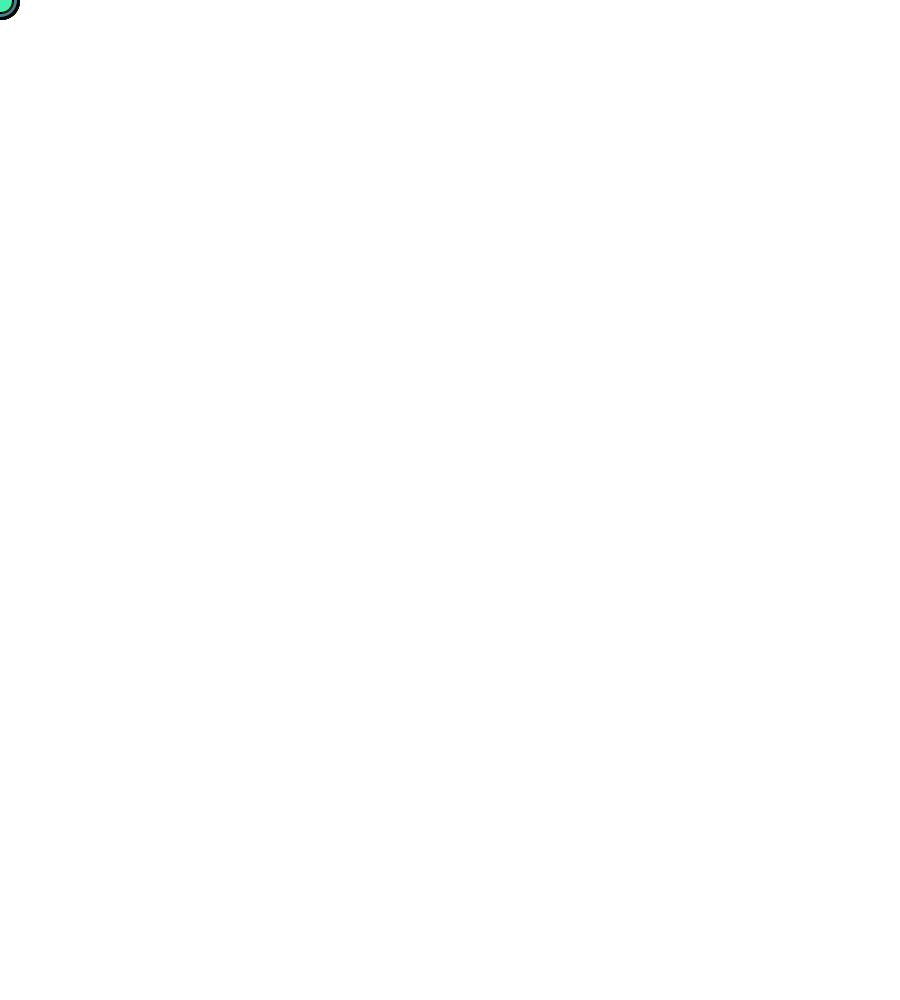
Frame 1 (no input)
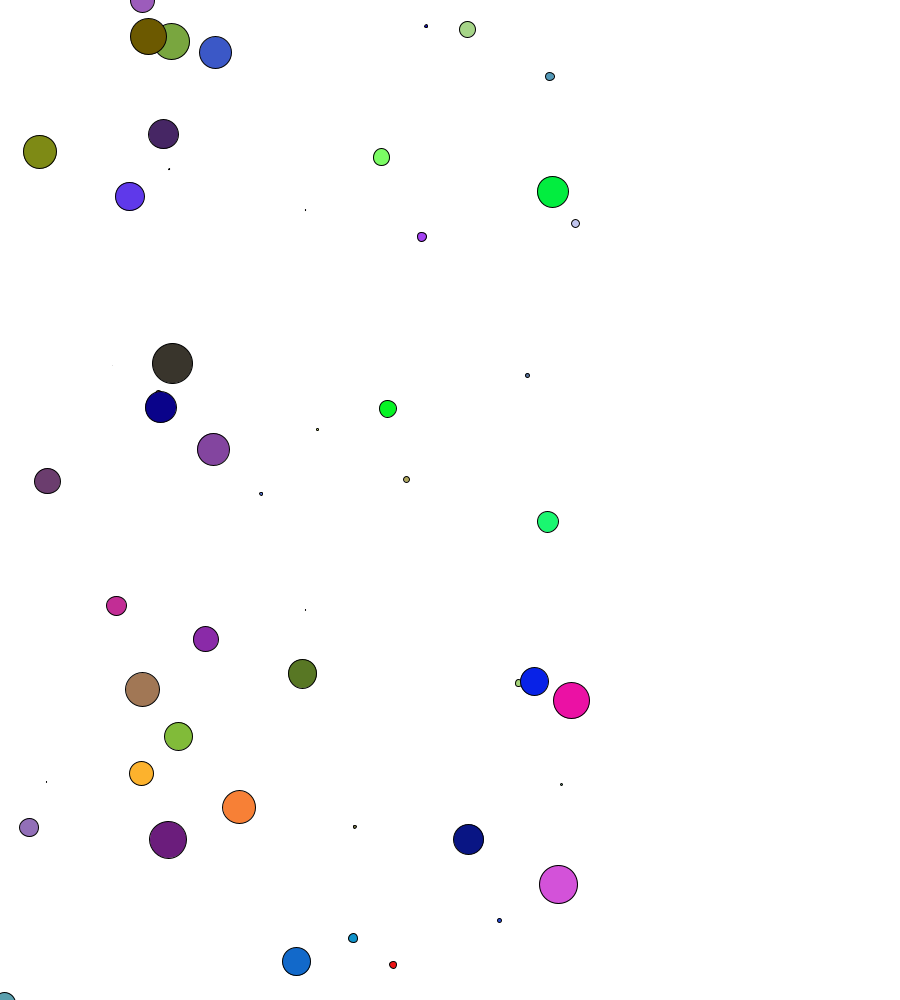
Frame 60 (the mouse pressed at the canvas centre just before this capture)
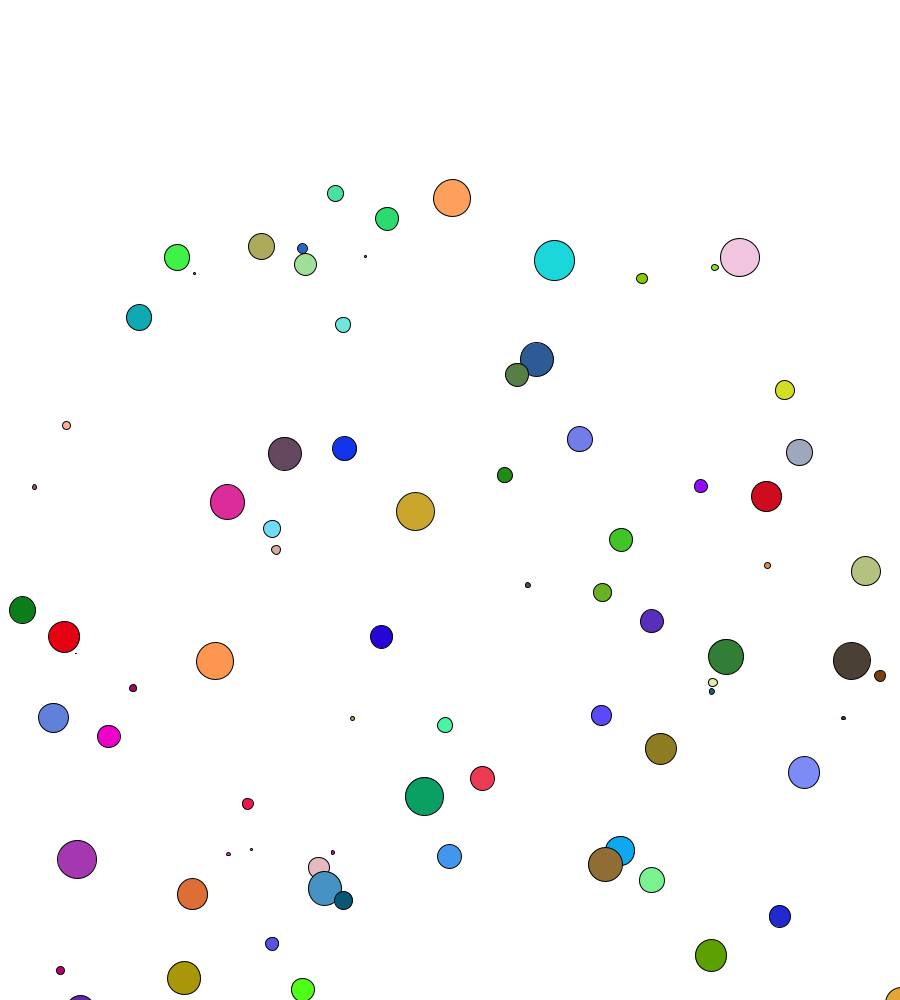
Frame 120 (the mouse held since frame 60 and released just before this capture)

The Processing sketch that drew these frames (run headless with seeded random() and noise(); from frame 60 on, the mouse is pressed at the canvas centre):

// Processing sketch: GravyExample
// ── GravyExample.pde
Ball [] ball = new Ball[200];

void setup() {
  size (900, 1000);
  background(0);
  ellipseMode(RADIUS);
  for (int i = 0; i < ball.length; i++) {
    ball[i] = new Ball(width, height);
  }
}

void draw() {
  background(255);
  for (int i = 0; i < ball.length; i++) {
    ball[i].display();
    ball[i].step();
  }
}

void mousePressed() {
  for (int i = 0; i < ball.length; i++) {
    ball[i] = new Ball(width, height);
  }
}

// ── Ball.pde
class Ball {
  float x;
  float y;
  color c;
  float radius;
  float xSpeed;
  float ySpeed;
  float gravity;
  
  float maxRadius = 20;
   int ballCount = 20;

  public Ball(float width, float height) {
    this.x = mouseX;//random(width);
    this.y = mouseY; //random(height);
    this.c = color(int(random(255)), int(random(255)), int(random(255)));
    this.radius = random(maxRadius);
    this.xSpeed = random(-10, 10);
    this.ySpeed = random(-20, 10);
    this.gravity = 0.5;
  }

  void display() {
    fill(c);
    ellipse(x, y, radius, radius);
  }
  void step() {
    x += xSpeed;
    y += ySpeed;
    ySpeed += gravity;
  }

  public float getX() {
    return x;
  }
  public float getY() {
    return y;
  }
  public float getColour() {
    return c;
  }
  public float getXSpeed() {
    return xSpeed;
  }
  public float getYSpeed() {
    return ySpeed;
  }
  public float getRadius() {
    return radius;
  }
}
